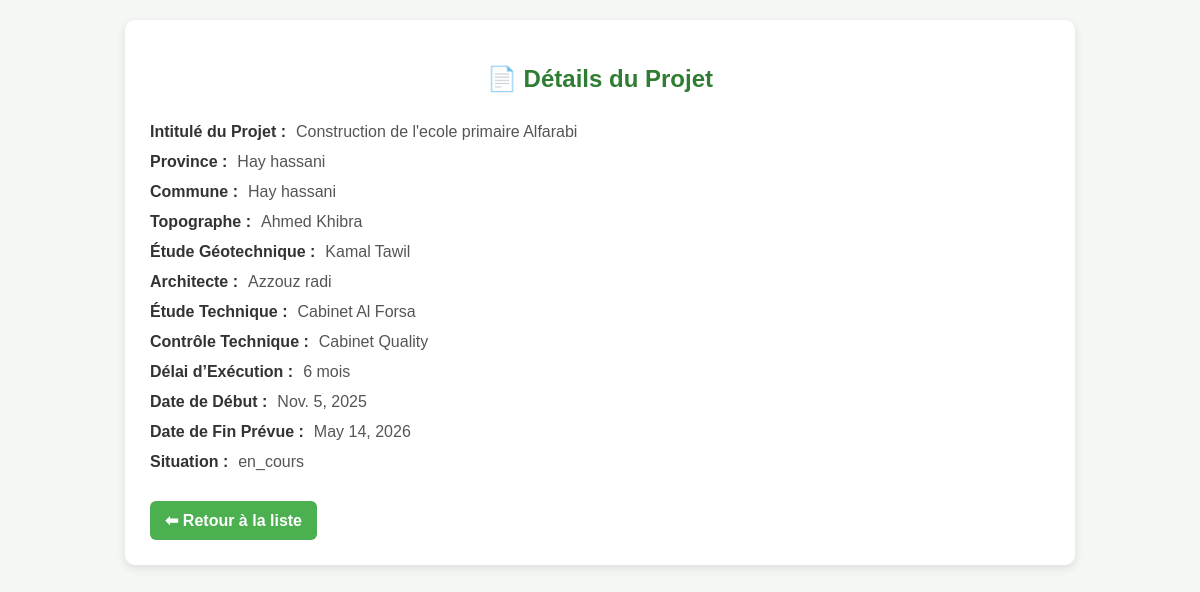
Screenshot of /projet/5/ (signed in) with the database file from the repository.
### projets/models.py (models this page shows, shortened)
class Projet(models.Model):
    SITUATION_CHOICES = [
        ('en_cours', 'En Cours'),
        ('acheve', 'Achevé'),
        ('en_arret', 'En Arrêt'),
    ]
    intitule = models.CharField("Intitulé du Projet", max_length=255)
    province = models.CharField(max_length=100)
    commune = models.CharField(max_length=100)
    topographe = models.CharField("Topographe", max_length=150, blank=True, null=True)
    etude_geotechnique = models.CharField("Étude Géotechnique", max_length=150, blank=True, null=True)
    architecte = models.CharField("Architecte", max_length=150, blank=True, null=True)
    etude_technique = models.CharField("Étude Technique", max_length=150, blank=True, null=True)
    control_technique = models.CharField("Contrôle Technique", max_length=150, blank=True, null=True)
    delai_execution = models.CharField("Délai d’Exécution", max_length=100, blank=True, null=True)
    date_debut = models.DateField("Date de Début")
    date_fin_prevue = models.DateField("Date de Fin Prévue")
    situation = models.CharField("Situation", max_length=20, choices=SITUATION_CHOICES, default='en_cours')
    latitude = models.FloatField(blank=True, null=True)
    longitude = models.FloatField(blank=True, null=True)
    nom = models.CharField(max_length=200, blank=True, null=True)
    budget = models.DecimalField(max_digits=12, decimal_places=2, blank=True, null=True)
    taux_avancement = models.IntegerField(default=0, blank=True, null=True)
    statut = models.CharField(max_length=50, blank=True, null=True)

### projets/views.py (the view)
# urls.py: path('projet/<int:projet_id>/', views.projet_detail, name='projet_detail'),
@login_required
def projet_detail(request, projet_id):
    projet = get_object_or_404(Projet, id=projet_id)
    return render(request, 'projets/projet_detail.html', {'projet': projet})

### projets/templates/projets/projet_detail.html (shortened to what this page needs)
<!DOCTYPE html>
<html lang="fr">
<head>
</head>
<body>
  <div class="container">
    <h2>📄 Détails du Projet</h2>
    <div class="field"><span class="label">Intitulé du Projet :</span><span class="value">{{ projet.intitule }}</span></div>
    <div class="field"><span class="label">Province :</span><span class="value">{{ projet.province }}</span></div>
    <div class="field"><span class="label">Commune :</span><span class="value">{{ projet.commune }}</span></div>
    <div class="field"><span class="label">Topographe :</span><span class="value">{{ projet.topographe }}</span></div>
    <div class="field"><span class="label">Étude Géotechnique :</span><span class="value">{{ projet.etude_geotechnique }}</span></div>
    <div class="field"><span class="label">Architecte :</span><span class="value">{{ projet.architecte }}</span></div>
    <div class="field"><span class="label">Étude Technique :</span><span class="value">{{ projet.etude_technique }}</span></div>
    <div class="field"><span class="label">Contrôle Technique :</span><span class="value">{{ projet.control_technique }}</span></div>
    <div class="field"><span class="label">Délai d’Exécution :</span><span class="value">{{ projet.delai_execution }}</span></div>
    <div class="field"><span class="label">Date de Début :</span><span class="value">{{ projet.date_debut }}</span></div>
    <div class="field"><span class="label">Date de Fin Prévue :</span><span class="value">{{ projet.date_fin_prevue }}</span></div>
    <div class="field"><span class="label">Situation :</span><span class="value">{{ projet.situation }}</span></div>
    <br>
    <a href="{% url 'liste_suivi_projets' %}" class="btn">⬅ Retour à la liste</a>
  </div>
</body>
</html>

### projets/templates/projets/projet_detail.html (style rules this page uses)
body { font-family: Arial, sans-serif; background: #f5f7f5; margin: 0; padding: 20px; }
.container { max-width: 900px; margin: auto; background: white; padding: 25px; border-radius: 10px; box-shadow: 0 3px 10px rgba(0,0,0,0.1); }
h2 { color: #2E7D32; text-align: center; margin-bottom: 30px; }
.field { margin-bottom: 12px; }
.label { font-weight: bold; color: #333; }
.value { margin-left: 10px; color: #555; }
.btn { display: inline-block; background: #4CAF50; color: white; padding: 10px 15px; border-radius: 6px; text-decoration: none; font-weight: bold; }

### rows the page displays
Projet: intitule "Construction de l'ecole primaire Alfarabi", province "Hay hassani", commune "Hay hassani", topographe "Ahmed Khibra", etude_geotechnique "Kamal Tawil", architecte "Azzouz radi", etude_technique "Cabinet Al Forsa", control_technique "Cabinet Quality", delai_execution "6 mois", date_debut "Nov. 5, 2025", date_fin_prevue "May 14, 2026", situation "en_cours"
